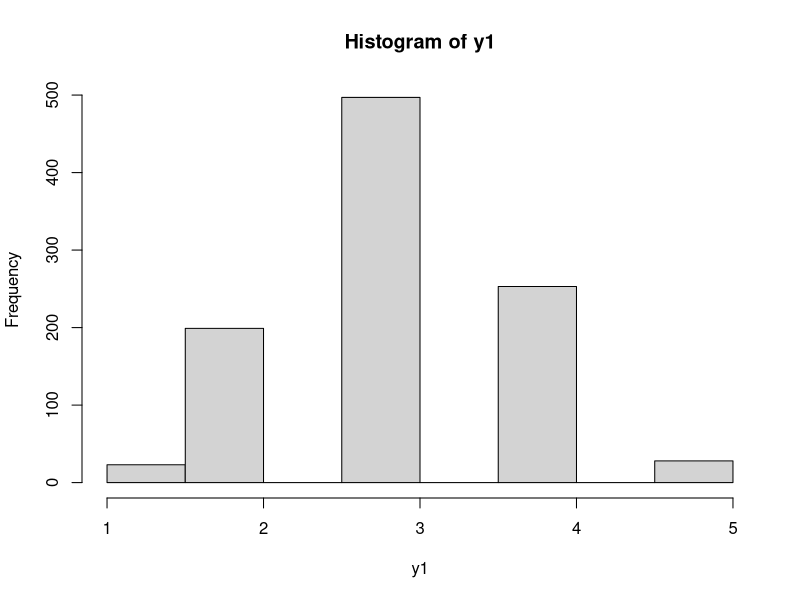
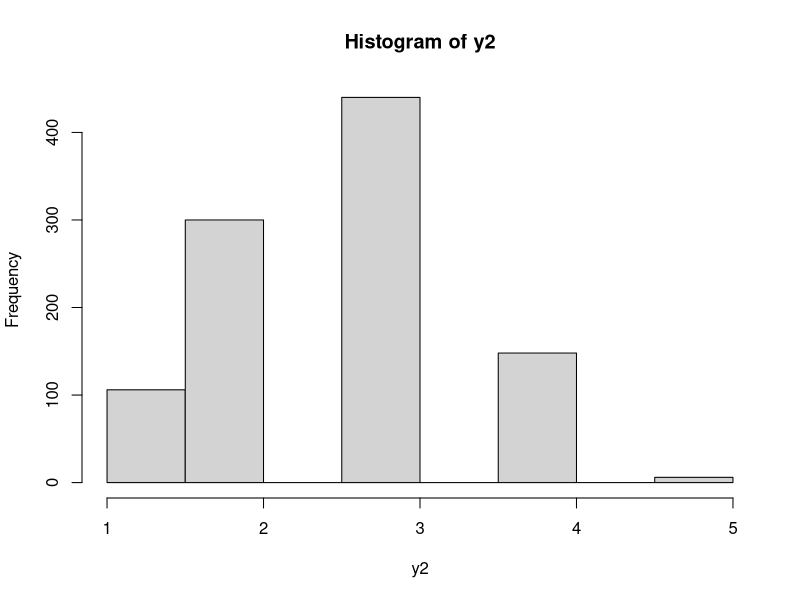
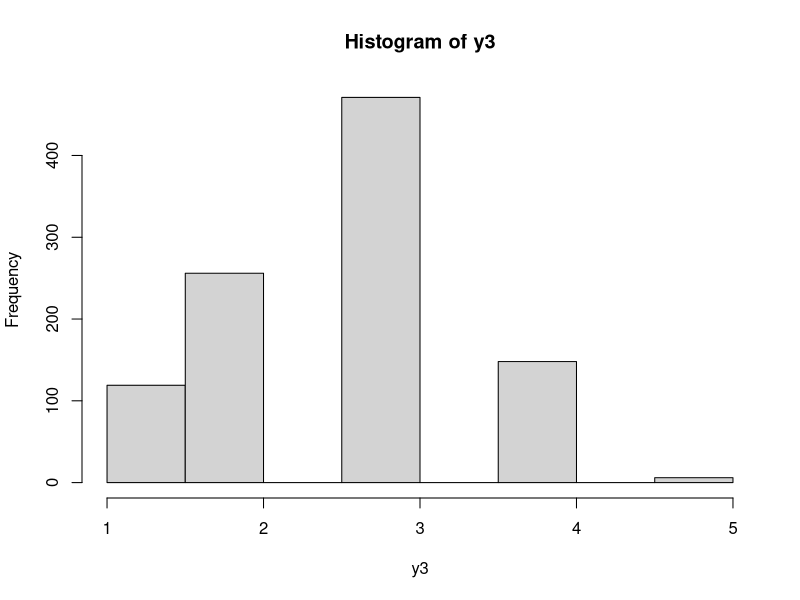
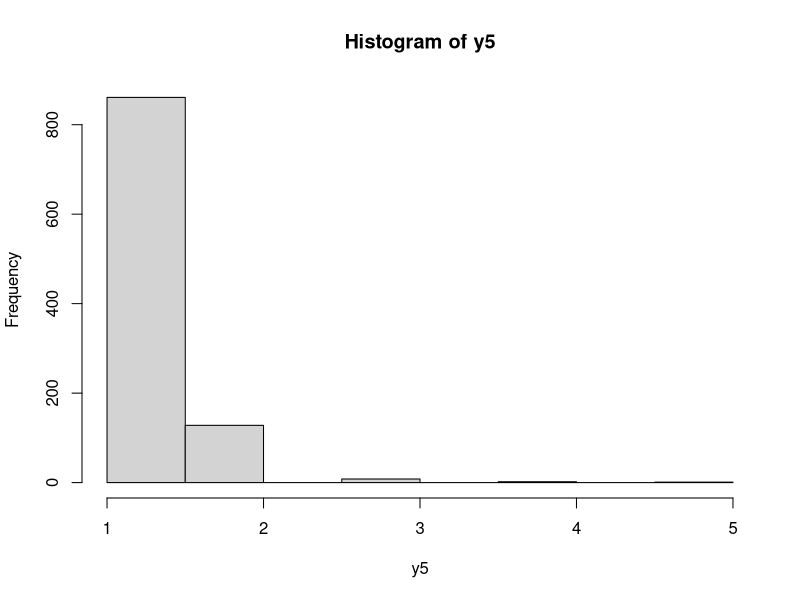
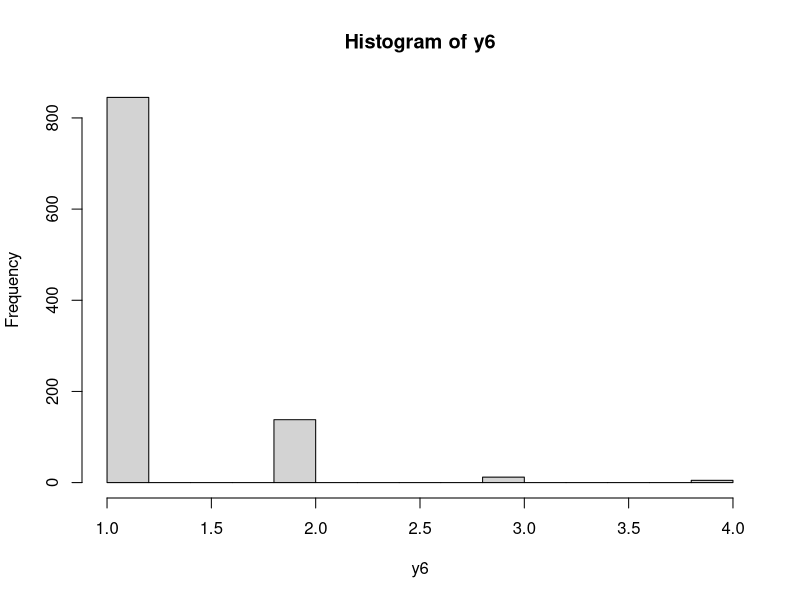
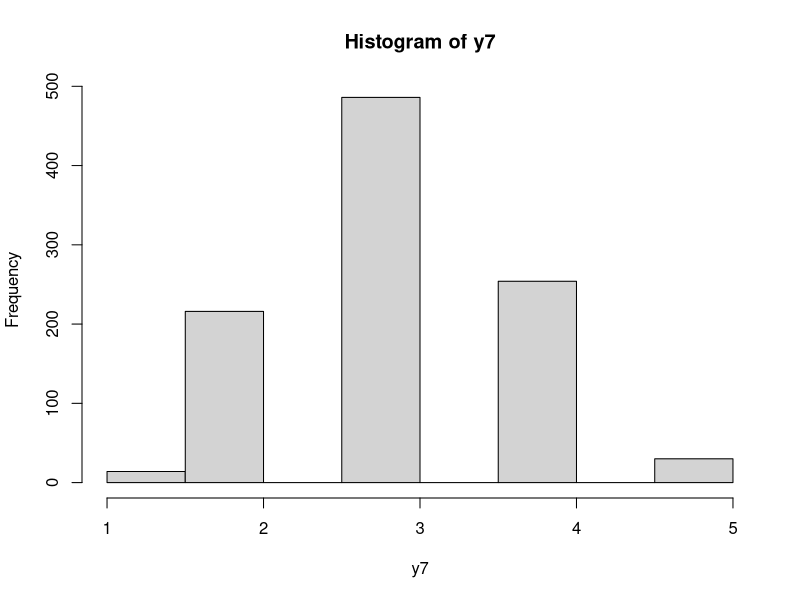
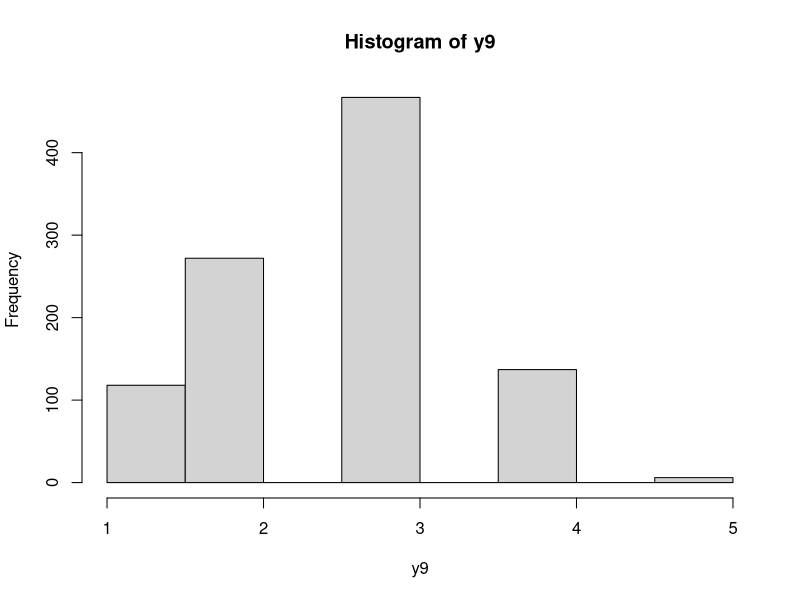
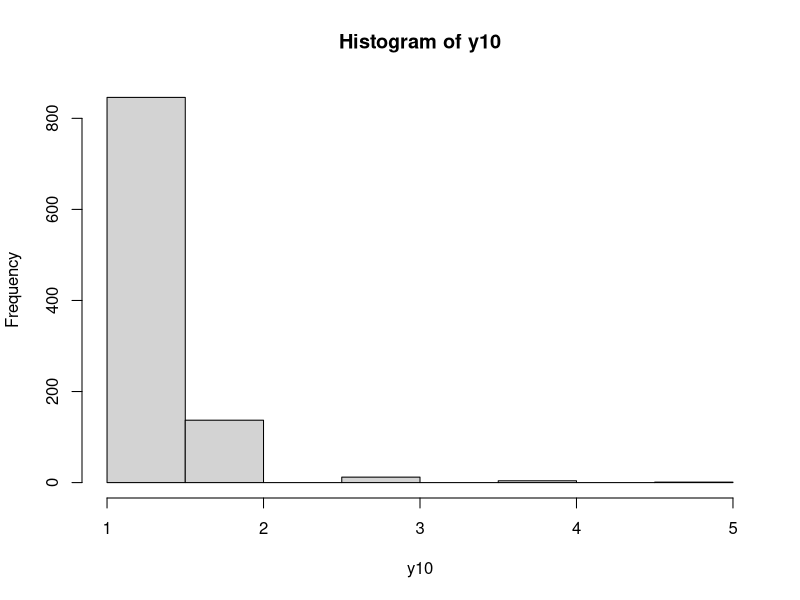

The R script that drew these images, in order:

#step 1 - generate background variables
N <- 1000
x1 <- rnorm(N)
x2 <- rbinom(N,1,.5)

b1 <- .1
b2 <- .2
b3 <- .9

equal1 <- -1.8
equal2 <- -0.6
equal3 <- 0.6
equal4 <- 1.8

mild1 <- -1
mild2 <- -0.2
mild3 <- 1
mild4 <- 2.5

severe1 <- 1
severe2 <- 2
severe3 <- 2.5
severe4 <- 3


#step 2 - generate eta
eta <- b1*x1 + b2*x2 + b3*rnorm(N)

#step 3 - generate ystar

gamma1 <- .8
gamma2 <- .6

ystar1 <- gamma1*eta + gamma2*rnorm(N, 0, sd(eta))
ystar2 <- gamma1*eta + gamma2*rnorm(N, 0, sd(eta))
ystar3 <- gamma1*eta + gamma2*rnorm(N, 0, sd(eta))
ystar4 <- gamma1*eta + gamma2*rnorm(N, 0, sd(eta))
ystar5 <- gamma1*eta + gamma2*rnorm(N, 0, sd(eta))
ystar6 <- gamma1*eta + gamma2*rnorm(N, 0, sd(eta))
ystar7 <- gamma1*eta + gamma2*rnorm(N, 0, sd(eta))
ystar8 <- gamma1*eta + gamma2*rnorm(N, 0, sd(eta))
ystar9 <- gamma1*eta + gamma2*rnorm(N, 0, sd(eta))
ystar10 <- gamma1*eta + gamma2*rnorm(N, 0, sd(eta))

#generate y1...y10
#y1- equally spaced
y1<-rep(NA, N)

for (a in 1:N) {
  if (ystar1[a] <= equal1) {
    y1[a] = 1
  }
  else if (ystar1[a] <= equal2) {
    y1[a] = 2
  }
  else if (ystar1[a] <= equal3) {
    y1[a] = 3;
  }
  else if (ystar1[a] <= equal4) {
    y1[a] = 4
  }
  else {
    y1[a] = 5
  }
}
hist(y1)

#y2- mild
y2<-rep(NA, N)

for (a in 1:N) {
  if (ystar2[a] <= mild1) {
    y2[a] = 1
  }
  else if (ystar2[a] <= mild2) {
    y2[a] = 2
  }
  else if (ystar2[a] <= mild3) {
    y2[a] = 3;
  }
  else if (ystar2[a] <= mild4) {
    y2[a] = 4
  }
  else {
    y2[a] = 5
  }
}
hist(y2)

#y3- mild
y3<-rep(NA, N)

for (a in 1:N) {
  if (ystar3[a] <= mild1) {
    y3[a] = 1
  }
  else if (ystar3[a] <= mild2) {
    y3[a] = 2
  }
  else if (ystar3[a] <= mild3) {
    y3[a] = 3;
  }
  else if (ystar3[a] <= mild4) {
    y3[a] = 4
  }
  else {
    y3[a] = 5
  }
}
hist(y3)

#y4- equally spaced
y4<-rep(NA, N)

for (a in 1:N) {
  if (ystar4[a] <= equal1) {
    y4[a] = 1
  }
  else if (ystar4[a] <= equal2) {
    y4[a] = 2
  }
  else if (ystar4[a] <= equal3) {
    y4[a] = 3;
  }
  else if (ystar4[a] <= equal4) {
    y4[a] = 4
  }
  else {
    y4[a] = 5
  }
}

#y5- severe
y5<-rep(NA, N)

for (a in 1:N) {
  if (ystar5[a] <= severe1) {
    y5[a] = 1
  }
  else if (ystar5[a] <= severe2) {
    y5[a] = 2
  }
  else if (ystar5[a] <= severe3) {
    y5[a] = 3;
  }
  else if (ystar5[a] <= severe4) {
    y5[a] = 4
  }
  else {
    y5[a] = 5
  }
}
hist(y5)

#y6- severe
y6<-rep(NA, N)

for (a in 1:N) {
  if (ystar6[a] <= severe1) {
    y6[a] = 1
  }
  else if (ystar6[a] <= severe2) {
    y6[a] = 2
  }
  else if (ystar6[a] <= severe3) {
    y6[a] = 3;
  }
  else if (ystar6[a] <= severe4) {
    y6[a] = 4
  }
  else {
    y6[a] = 5
  }
}
hist(y6)

#y7- equally spaced
y7<-rep(NA, N)

for (a in 1:N) {
  if (ystar7[a] <= equal1) {
    y7[a] = 1
  }
  else if (ystar7[a] <= equal2) {
    y7[a] = 2
  }
  else if (ystar7[a] <= equal3) {
    y7[a] = 3;
  }
  else if (ystar7[a] <= equal4) {
    y7[a] = 4
  }
  else {
    y7[a] = 5
  }
}
hist(y7)

#y8- mild
y8<-rep(NA, N)

for (a in 1:N) {
  if (ystar8[a] <= mild1) {
    y8[a] = 1
  }
  else if (ystar8[a] <= mild2) {
    y8[a] = 2
  }
  else if (ystar8[a] <= mild3) {
    y8[a] = 3;
  }
  else if (ystar8[a] <= mild4) {
    y8[a] = 4
  }
  else {
    y8[a] = 5
  }
}

#y9- mild
y9<-rep(NA, N)

for (a in 1:N) {
  if (ystar9[a] <= mild1) {
    y9[a] = 1
  }
  else if (ystar9[a] <= mild2) {
    y9[a] = 2
  }
  else if (ystar9[a] <= mild3) {
    y9[a] = 3;
  }
  else if (ystar9[a] <= mild4) {
    y9[a] = 4
  }
  else {
    y9[a] = 5
  }
}
hist(y9)

#y10- severe
y10<-rep(NA, N)

for (a in 1:N) {
  if (ystar10[a] <= severe1) {
    y10[a] = 1
  }
  else if (ystar10[a] <= severe2) {
    y10[a] = 2
  }
  else if (ystar10[a] <= severe3) {
    y10[a] = 3;
  }
  else if (ystar10[a] <= severe4) {
    y10[a] = 4
  }
  else {
    y10[a] = 5
  }
}

hist(y10)


Y <- cbind(y1, y2, y3, y4, y5, y6, y7, y8, y9, y10)
View(Y)

ysum1 <- apply(Y, 1, sum)
plot(density(ysum1))

